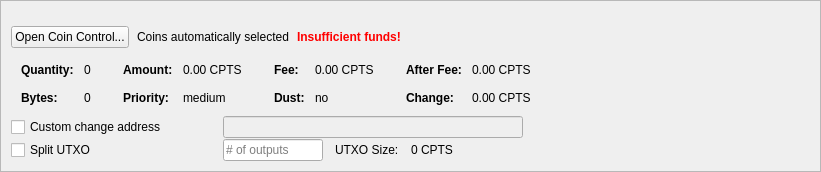
         <widget class="QFrame" name="frameCoinControl">
          <property name="sizePolicy">
           <sizepolicy hsizetype="Expanding" vsizetype="Expanding">
            <horstretch>0</horstretch>
            <verstretch>0</verstretch>
           </sizepolicy>
          </property>
          <property name="maximumSize">
           <size>
            <width>16777215</width>
            <height>16777215</height>
           </size>
          </property>
          <property name="frameShape">
           <enum>QFrame::StyledPanel</enum>
          </property>
          <property name="frameShadow">
           <enum>QFrame::Sunken</enum>
          </property>
          <layout class="QVBoxLayout" name="verticalLayoutCoinControl2">
           <property name="spacing">
            <number>0</number>
           </property>
           <property name="leftMargin">
            <number>0</number>
           </property>
           <property name="topMargin">
            <number>0</number>
           </property>
           <property name="rightMargin">
            <number>0</number>
           </property>
           <property name="bottomMargin">
            <number>0</number>
           </property>
           <item>
            <widget class="QFrame" name="frameCoinControl_BG">
             <layout class="QVBoxLayout" name="verticalLayoutCoinControl" stretch="0,0,0,0,0,0">
              <property name="spacing">
               <number>1</number>
              </property>
              <property name="leftMargin">
               <number>10</number>
              </property>
              <property name="topMargin">
               <number>10</number>
              </property>
              <item>
               <layout class="QHBoxLayout" name="horizontalLayoutCoinControl1">
                <property name="bottomMargin">
                 <number>15</number>
                </property>
                <item>
                 <layout class="QVBoxLayout" name="verticalLayout_3">
                  <property name="spacing">
                   <number>6</number>
                  </property>
                 </layout>
                </item>
               </layout>
              </item>
              <item>
               <layout class="QHBoxLayout" name="horizontalLayoutCoinControl2" stretch="0,0,0,0">
                <property name="spacing">
                 <number>8</number>
                </property>
                <property name="bottomMargin">
                 <number>10</number>
                </property>
                <item>
                 <widget class="QPushButton" name="pushButtonCoinControl">
                  <property name="sizePolicy">
                   <sizepolicy hsizetype="Minimum" vsizetype="Fixed">
                    <horstretch>0</horstretch>
                    <verstretch>0</verstretch>
                   </sizepolicy>
                  </property>
                  <property name="styleSheet">
                   <string notr="true"/>
                  </property>
                  <property name="text">
                   <string>Open Coin Control...</string>
                  </property>
                  <property name="autoDefault">
                   <bool>false</bool>
                  </property>
                 </widget>
                </item>
                <item>
                 <widget class="QLabel" name="labelCoinControlAutomaticallySelected">
                  <property name="text">
                   <string>Coins automatically selected</string>
                  </property>
                  <property name="margin">
                   <number>5</number>
                  </property>
                 </widget>
                </item>
                <item>
                 <widget class="QLabel" name="labelCoinControlInsuffFunds">
                  <property name="font">
                   <font>
                    <weight>75</weight>
                    <bold>true</bold>
                   </font>
                  </property>
                  <property name="styleSheet">
                   <string notr="true">color:red;font-weight:bold;</string>
                  </property>
                  <property name="text">
                   <string>Insufficient funds!</string>
                  </property>
                  <property name="margin">
                   <number>5</number>
                  </property>
                 </widget>
                </item>
                <item>
                 <spacer name="horizontalSpacerCoinControl">
                  <property name="orientation">
                   <enum>Qt::Horizontal</enum>
                  </property>
                  <property name="sizeHint" stdset="0">
                   <size>
                    <width>40</width>
                    <height>1</height>
                   </size>
                  </property>
                 </spacer>
                </item>
               </layout>
              </item>
              <item>
               <widget class="QWidget" name="widgetCoinControl" native="true">
                <property name="sizePolicy">
                 <sizepolicy hsizetype="Preferred" vsizetype="Preferred">
                  <horstretch>0</horstretch>
                  <verstretch>0</verstretch>
                 </sizepolicy>
                </property>
                <property name="minimumSize">
                 <size>
                  <width>0</width>
                  <height>0</height>
                 </size>
                </property>
                <property name="styleSheet">
                 <string notr="true"/>
                </property>
                <layout class="QHBoxLayout" name="horizontalLayoutCoinControl5">
                 <property name="leftMargin">
                  <number>0</number>
                 </property>
                 <property name="topMargin">
                  <number>0</number>
                 </property>
                 <property name="rightMargin">
                  <number>0</number>
                 </property>
                 <property name="bottomMargin">
                  <number>0</number>
                 </property>
                 <item>
                  <layout class="QHBoxLayout" name="horizontalLayoutCoinControl3" stretch="0,0,0,1">
                   <property name="spacing">
                    <number>20</number>
                   </property>
                   <property name="topMargin">
                    <number>0</number>
                   </property>
                   <property name="bottomMargin">
                    <number>10</number>
                   </property>
                   <item>
                    <layout class="QFormLayout" name="formLayoutCoinControl1">
                     <property name="horizontalSpacing">
                      <number>10</number>
                     </property>
                     <property name="verticalSpacing">
                      <number>14</number>
                     </property>
                     <property name="leftMargin">
                      <number>10</number>
                     </property>
                     <property name="topMargin">
                      <number>4</number>
                     </property>
                     <property name="rightMargin">
                      <number>6</number>
                     </property>
                     <item row="0" column="0">
                      <widget class="QLabel" name="labelCoinControlQuantityText">
                       <property name="font">
                        <font>
                         <weight>75</weight>
                         <bold>true</bold>
                        </font>
                       </property>
                       <property name="text">
                        <string>Quantity:</string>
                       </property>
                       <property name="margin">
                        <number>0</number>
                       </property>
                      </widget>
                     </item>
                     <item row="0" column="1">
                      <widget class="QLabel" name="labelCoinControlQuantity">
                       <property name="cursor">
                        <cursorShape>IBeamCursor</cursorShape>
                       </property>
                       <property name="contextMenuPolicy">
                        <enum>Qt::ActionsContextMenu</enum>
                       </property>
                       <property name="text">
                        <string notr="true">0</string>
                       </property>
                       <property name="margin">
                        <number>0</number>
                       </property>
                       <property name="textInteractionFlags">
                        <set>Qt::LinksAccessibleByMouse|Qt::TextSelectableByKeyboard|Qt::TextSelectableByMouse</set>
                       </property>
                      </widget>
                     </item>
                     <item row="1" column="0">
                      <widget class="QLabel" name="labelCoinControlBytesText">
                       <property name="font">
                        <font>
                         <weight>75</weight>
                         <bold>true</bold>
                        </font>
                       </property>
                       <property name="text">
                        <string>Bytes:</string>
                       </property>
                      </widget>
                     </item>
                     <item row="1" column="1">
                      <widget class="QLabel" name="labelCoinControlBytes">
                       <property name="cursor">
                        <cursorShape>IBeamCursor</cursorShape>
                       </property>
                       <property name="contextMenuPolicy">
                        <enum>Qt::ActionsContextMenu</enum>
                       </property>
                       <property name="text">
                        <string notr="true">0</string>
                       </property>
                       <property name="textInteractionFlags">
                        <set>Qt::LinksAccessibleByMouse|Qt::TextSelectableByKeyboard|Qt::TextSelectableByMouse</set>
                       </property>
                      </widget>
                     </item>
                    </layout>
                   </item>
                   <item>
                    <layout class="QFormLayout" name="formLayoutCoinControl2">
                     <property name="horizontalSpacing">
                      <number>10</number>
                     </property>
                     <property name="verticalSpacing">
                      <number>14</number>
                     </property>
                     <property name="leftMargin">
                      <number>6</number>
                     </property>
                     <property name="topMargin">
                      <number>4</number>
                     </property>
                     <property name="rightMargin">
                      <number>6</number>
                     </property>
                     <item row="0" column="0">
                      <widget class="QLabel" name="labelCoinControlAmountText">
                       <property name="font">
                        <font>
                         <weight>75</weight>
                         <bold>true</bold>
                        </font>
                       </property>
                       <property name="text">
                        <string>Amount:</string>
                       </property>
                       <property name="margin">
                        <number>0</number>
                       </property>
                      </widget>
                     </item>
                     <item row="0" column="1">
                      <widget class="QLabel" name="labelCoinControlAmount">
                       <property name="cursor">
                        <cursorShape>IBeamCursor</cursorShape>
                       </property>
                       <property name="contextMenuPolicy">
                        <enum>Qt::ActionsContextMenu</enum>
                       </property>
                       <property name="text">
                        <string notr="true">0.00 CPTS</string>
                       </property>
                       <property name="textInteractionFlags">
                        <set>Qt::LinksAccessibleByMouse|Qt::TextSelectableByKeyboard|Qt::TextSelectableByMouse</set>
                       </property>
                      </widget>
                     </item>
                     <item row="1" column="0">
                      <widget class="QLabel" name="labelCoinControlPriorityText">
                       <property name="font">
                        <font>
                         <weight>75</weight>
                         <bold>true</bold>
                        </font>
                       </property>
                       <property name="text">
                        <string>Priority:</string>
                       </property>
                      </widget>
                     </item>
                     <item row="1" column="1">
                      <widget class="QLabel" name="labelCoinControlPriority">
                       <property name="cursor">
                        <cursorShape>IBeamCursor</cursorShape>
                       </property>
                       <property name="contextMenuPolicy">
                        <enum>Qt::ActionsContextMenu</enum>
                       </property>
                       <property name="text">
                        <string>medium</string>
                       </property>
                       <property name="textInteractionFlags">
                        <set>Qt::LinksAccessibleByMouse|Qt::TextSelectableByKeyboard|Qt::TextSelectableByMouse</set>
                       </property>
                      </widget>
                     </item>
                    </layout>
                   </item>
                   <item>
                    <layout class="QFormLayout" name="formLayoutCoinControl3">
                     <property name="horizontalSpacing">
                      <number>10</number>
                     </property>
                     <property name="verticalSpacing">
                      <number>14</number>
                     </property>
                     <property name="leftMargin">
                      <number>6</number>
                     </property>
                     <property name="topMargin">
                      <number>4</number>
                     </property>
                     <property name="rightMargin">
                      <number>6</number>
                     </property>
                     <item row="0" column="0">
                      <widget class="QLabel" name="labelCoinControlFeeText">
                       <property name="font">
                        <font>
                         <weight>75</weight>
                         <bold>true</bold>
                        </font>
                       </property>
                       <property name="text">
                        <string>Fee:</string>
                       </property>
                       <property name="margin">
                        <number>0</number>
                       </property>
                      </widget>
                     </item>
                     <item row="0" column="1">
                      <widget class="QLabel" name="labelCoinControlFee">
                       <property name="cursor">
                        <cursorShape>IBeamCursor</cursorShape>
                       </property>
                       <property name="contextMenuPolicy">
                        <enum>Qt::ActionsContextMenu</enum>
                       </property>
                       <property name="text">
                        <string notr="true">0.00 CPTS</string>
                       </property>
                       <property name="textInteractionFlags">
                        <set>Qt::LinksAccessibleByMouse|Qt::TextSelectableByKeyboard|Qt::TextSelectableByMouse</set>
                       </property>
                      </widget>
                     </item>
                     <item row="1" column="0">
                      <widget class="QLabel" name="labelCoinControlLowOutputText">
                       <property name="font">
                        <font>
                         <weight>75</weight>
                         <bold>true</bold>
                        </font>
                       </property>
                       <property name="text">
                        <string>Dust:</string>
                       </property>
                      </widget>
                     </item>
                     <item row="1" column="1">
                      <widget class="QLabel" name="labelCoinControlLowOutput">
                       <property name="cursor">
                        <cursorShape>IBeamCursor</cursorShape>
                       </property>
                       <property name="contextMenuPolicy">
                        <enum>Qt::ActionsContextMenu</enum>
                       </property>
                       <property name="text">
                        <string>no</string>
                       </property>
                       <property name="textInteractionFlags">
                        <set>Qt::LinksAccessibleByMouse|Qt::TextSelectableByKeyboard|Qt::TextSelectableByMouse</set>
                       </property>
                      </widget>
                     </item>
                    </layout>
                   </item>
                   <item>
                    <layout class="QFormLayout" name="formLayoutCoinControl4">
                     <property name="horizontalSpacing">
                      <number>10</number>
                     </property>
                     <property name="verticalSpacing">
                      <number>14</number>
                     </property>
                     <property name="leftMargin">
                      <number>6</number>
                     </property>
                     <property name="topMargin">
                      <number>4</number>
                     </property>
                     <property name="rightMargin">
                      <number>6</number>
                     </property>
                     <item row="0" column="0">
                      <widget class="QLabel" name="labelCoinControlAfterFeeText">
                       <property name="font">
                        <font>
                         <weight>75</weight>
                         <bold>true</bold>
                        </font>
                       </property>
                       <property name="text">
                        <string>After Fee:</string>
                       </property>
                       <property name="margin">
                        <number>0</number>
                       </property>
                      </widget>
                     </item>
                     <item row="0" column="1">
                      <widget class="QLabel" name="labelCoinControlAfterFee">
                       <property name="cursor">
                        <cursorShape>IBeamCursor</cursorShape>
                       </property>
                       <property name="contextMenuPolicy">
                        <enum>Qt::ActionsContextMenu</enum>
                       </property>
                       <property name="text">
                        <string notr="true">0.00 CPTS</string>
                       </property>
                       <property name="textInteractionFlags">
                        <set>Qt::LinksAccessibleByMouse|Qt::TextSelectableByKeyboard|Qt::TextSelectableByMouse</set>
                       </property>
                      </widget>
                     </item>
                     <item row="1" column="0">
                      <widget class="QLabel" name="labelCoinControlChangeText">
                       <property name="font">
                        <font>
                         <weight>75</weight>
                         <bold>true</bold>
                        </font>
                       </property>
                       <property name="text">
                        <string>Change:</string>
                       </property>
                      </widget>
                     </item>
                     <item row="1" column="1">
                      <widget class="QLabel" name="labelCoinControlChange">
                       <property name="cursor">
                        <cursorShape>IBeamCursor</cursorShape>
                       </property>
                       <property name="contextMenuPolicy">
                        <enum>Qt::ActionsContextMenu</enum>
                       </property>
                       <property name="text">
                        <string notr="true">0.00 CPTS</string>
                       </property>
                       <property name="textInteractionFlags">
                        <set>Qt::LinksAccessibleByMouse|Qt::TextSelectableByKeyboard|Qt::TextSelectableByMouse</set>
                       </property>
                      </widget>
                     </item>
                    </layout>
                   </item>
                  </layout>
                 </item>
                </layout>
               </widget>
              </item>
              <item>
               <layout class="QHBoxLayout" name="horizontalLayoutCoinControl4">
                <property name="spacing">
                 <number>12</number>
                </property>
                <property name="sizeConstraint">
                 <enum>QLayout::SetDefaultConstraint</enum>
                </property>
                <property name="topMargin">
                 <number>0</number>
                </property>
                <property name="rightMargin">
                 <number>0</number>
                </property>
                <item>
                 <widget class="QCheckBox" name="checkBoxCoinControlChange">
                  <property name="sizePolicy">
                   <sizepolicy hsizetype="Preferred" vsizetype="Preferred">
                    <horstretch>0</horstretch>
                    <verstretch>0</verstretch>
                   </sizepolicy>
                  </property>
                  <property name="minimumSize">
                   <size>
                    <width>200</width>
                    <height>0</height>
                   </size>
                  </property>
                  <property name="maximumSize">
                   <size>
                    <width>200</width>
                    <height>16777215</height>
                   </size>
                  </property>
                  <property name="toolTip">
                   <string>If this is activated, but the change address is empty or invalid, change will be sent to a newly generated address.</string>
                  </property>
                  <property name="text">
                   <string>Custom change address</string>
                  </property>
                 </widget>
                </item>
                <item>
                 <widget class="QValidatedLineEdit" name="lineEditCoinControlChange">
                  <property name="enabled">
                   <bool>false</bool>
                  </property>
                  <property name="sizePolicy">
                   <sizepolicy hsizetype="Preferred" vsizetype="Preferred">
                    <horstretch>0</horstretch>
                    <verstretch>0</verstretch>
                   </sizepolicy>
                  </property>
                  <property name="minimumSize">
                   <size>
                    <width>300</width>
                    <height>0</height>
                   </size>
                  </property>
                 </widget>
                </item>
                <item>
                 <widget class="QLabel" name="labelCoinControlChangeLabel">
                  <property name="sizePolicy">
                   <sizepolicy hsizetype="Preferred" vsizetype="Preferred">
                    <horstretch>0</horstretch>
                    <verstretch>0</verstretch>
                   </sizepolicy>
                  </property>
                  <property name="minimumSize">
                   <size>
                    <width>100</width>
                    <height>0</height>
                   </size>
                  </property>
                  <property name="text">
                   <string/>
                  </property>
                  <property name="margin">
                   <number>3</number>
                  </property>
                 </widget>
                </item>
               </layout>
              </item>
              <item>
               <layout class="QHBoxLayout" name="horizontalLayoutCoinControl6">
                <property name="spacing">
                 <number>12</number>
                </property>
                <property name="rightMargin">
                 <number>0</number>
                </property>
                <item>
                 <widget class="QCheckBox" name="splitBlockCheckBox">
                  <property name="sizePolicy">
                   <sizepolicy hsizetype="Preferred" vsizetype="Preferred">
                    <horstretch>0</horstretch>
                    <verstretch>0</verstretch>
                   </sizepolicy>
                  </property>
                  <property name="minimumSize">
                   <size>
                    <width>200</width>
                    <height>0</height>
                   </size>
                  </property>
                  <property name="maximumSize">
                   <size>
                    <width>200</width>
                    <height>16777215</height>
                   </size>
                  </property>
                  <property name="text">
                   <string>Split UTXO</string>
                  </property>
                 </widget>
                </item>
                <item>
                 <widget class="QLineEdit" name="splitBlockLineEdit">
                  <property name="sizePolicy">
                   <sizepolicy hsizetype="Preferred" vsizetype="Preferred">
                    <horstretch>50</horstretch>
                    <verstretch>0</verstretch>
                   </sizepolicy>
                  </property>
                  <property name="minimumSize">
                   <size>
                    <width>100</width>
                    <height>0</height>
                   </size>
                  </property>
                  <property name="maximumSize">
                   <size>
                    <width>100</width>
                    <height>16777215</height>
                   </size>
                  </property>
                  <property name="placeholderText">
                   <string># of outputs</string>
                  </property>
                 </widget>
                </item>
                <item>
                 <widget class="QLabel" name="labelBlockSizeText">
                  <property name="text">
                   <string>UTXO Size:</string>
                  </property>
                 </widget>
                </item>
                <item>
                 <widget class="QLabel" name="labelBlockSize">
                  <property name="text">
                   <string>0 CPTS</string>
                  </property>
                 </widget>
                </item>
                <item>
                 <spacer name="horizontalSpacer_7">
                  <property name="orientation">
                   <enum>Qt::Horizontal</enum>
                  </property>
                  <property name="sizeHint" stdset="0">
                   <size>
                    <width>40</width>
                    <height>20</height>
                   </size>
                  </property>
                 </spacer>
                </item>
               </layout>
              </item>
              <item>
               <spacer name="verticalSpacerCoinControl">
                <property name="orientation">
                 <enum>Qt::Vertical</enum>
                </property>
                <property name="sizeHint" stdset="0">
                 <size>
                  <width>800</width>
                  <height>1</height>
                 </size>
                </property>
               </spacer>
              </item>
             </layout>
            </widget>
           </item>
          </layout>
         </widget>
